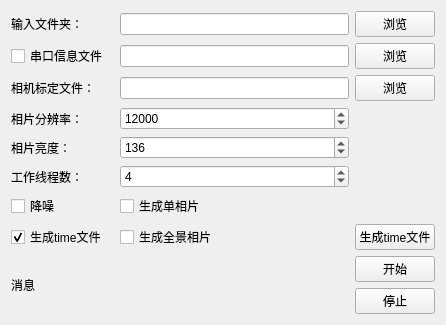
<?xml version="1.0" encoding="UTF-8"?>
<ui version="4.0">
 <class>Demo</class>
 <widget class="QWidget" name="Demo">
  <property name="geometry">
   <rect>
    <x>0</x>
    <y>0</y>
    <width>446</width>
    <height>279</height>
   </rect>
  </property>
  <property name="windowTitle">
   <string>Demo</string>
  </property>
  <layout class="QGridLayout" name="gridLayout">
   <item row="10" column="3">
    <widget class="QPushButton" name="mStartPushButton">
     <property name="text">
      <string>开始</string>
     </property>
    </widget>
   </item>
   <item row="11" column="3">
    <widget class="QPushButton" name="mStopPushButton">
     <property name="text">
      <string>停止</string>
     </property>
    </widget>
   </item>
   <item row="1" column="0">
    <widget class="QCheckBox" name="mSerialPortFileCheckBox">
     <property name="text">
      <string>串口信息文件</string>
     </property>
    </widget>
   </item>
   <item row="0" column="2">
    <widget class="QLineEdit" name="mInputFolderLineEdit"/>
   </item>
   <item row="0" column="3">
    <widget class="QPushButton" name="mInputFolderPushButton">
     <property name="text">
      <string>浏览</string>
     </property>
    </widget>
   </item>
   <item row="2" column="2">
    <widget class="QLineEdit" name="mCalibrationFileLineEdit"/>
   </item>
   <item row="0" column="0">
    <widget class="QLabel" name="label">
     <property name="text">
      <string>输入文件夹：</string>
     </property>
    </widget>
   </item>
   <item row="2" column="3">
    <widget class="QPushButton" name="mCalibrationFilePushButton">
     <property name="text">
      <string>浏览</string>
     </property>
    </widget>
   </item>
   <item row="3" column="0">
    <widget class="QLabel" name="label_4">
     <property name="text">
      <string>相片分辨率：</string>
     </property>
    </widget>
   </item>
   <item row="1" column="3">
    <widget class="QPushButton" name="mSerialPortPushButton">
     <property name="text">
      <string>浏览</string>
     </property>
    </widget>
   </item>
   <item row="6" column="2">
    <widget class="QCheckBox" name="mConvertFileCheckBox">
     <property name="text">
      <string>生成单相片</string>
     </property>
    </widget>
   </item>
   <item row="2" column="0">
    <widget class="QLabel" name="label_3">
     <property name="text">
      <string>相机标定文件：</string>
     </property>
    </widget>
   </item>
   <item row="1" column="2">
    <widget class="QLineEdit" name="mSerialPortFileLineEdit"/>
   </item>
   <item row="5" column="2">
    <widget class="QSpinBox" name="mWorkThreadSpinBox">
     <property name="minimum">
      <number>1</number>
     </property>
     <property name="maximum">
      <number>7</number>
     </property>
     <property name="value">
      <number>4</number>
     </property>
    </widget>
   </item>
   <item row="4" column="2">
    <widget class="QSpinBox" name="mBrightnessSpinBox">
     <property name="minimum">
      <number>100</number>
     </property>
     <property name="maximum">
      <number>220</number>
     </property>
     <property name="value">
      <number>136</number>
     </property>
    </widget>
   </item>
   <item row="5" column="0">
    <widget class="QLabel" name="label_6">
     <property name="text">
      <string>工作线程数：</string>
     </property>
    </widget>
   </item>
   <item row="4" column="0">
    <widget class="QLabel" name="label_5">
     <property name="text">
      <string>相片亮度：</string>
     </property>
    </widget>
   </item>
   <item row="6" column="0">
    <widget class="QCheckBox" name="mNoiseCheckBox">
     <property name="text">
      <string>降噪</string>
     </property>
    </widget>
   </item>
   <item row="3" column="2">
    <widget class="QSpinBox" name="mResolutionSpinBox">
     <property name="minimum">
      <number>4000</number>
     </property>
     <property name="maximum">
      <number>15000</number>
     </property>
     <property name="singleStep">
      <number>2000</number>
     </property>
     <property name="value">
      <number>12000</number>
     </property>
    </widget>
   </item>
   <item row="10" column="0" rowspan="2" colspan="3">
    <widget class="QLabel" name="mMessageLabel">
     <property name="text">
      <string>消息</string>
     </property>
    </widget>
   </item>
   <item row="7" column="2">
    <widget class="QCheckBox" name="mConvertPanoramaCheckBox">
     <property name="text">
      <string>生成全景相片</string>
     </property>
    </widget>
   </item>
   <item row="7" column="3">
    <widget class="QPushButton" name="mCreateTimeFilePushButton">
     <property name="text">
      <string>生成time文件</string>
     </property>
    </widget>
   </item>
   <item row="7" column="0">
    <widget class="QCheckBox" name="mCreateTimeFileCheckBox">
     <property name="text">
      <string>生成time文件</string>
     </property>
     <property name="checked">
      <bool>true</bool>
     </property>
    </widget>
   </item>
  </layout>
 </widget>
 <layoutdefault spacing="6" margin="11"/>
 <resources/>
 <connections/>
</ui>
